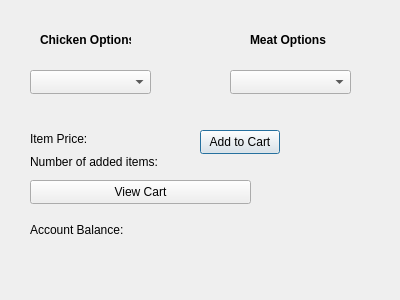
<?xml version="1.0" encoding="UTF-8"?>
<ui version="4.0">
 <class>SecondWindow</class>
 <widget class="QDialog" name="SecondWindow">
  <property name="geometry">
   <rect>
    <x>0</x>
    <y>0</y>
    <width>400</width>
    <height>300</height>
   </rect>
  </property>
  <property name="windowTitle">
   <string>Dialog</string>
  </property>
  <widget class="QComboBox" name="chickenBox">
   <property name="geometry">
    <rect>
     <x>30</x>
     <y>70</y>
     <width>121</width>
     <height>24</height>
    </rect>
   </property>
  </widget>
  <widget class="QLabel" name="label">
   <property name="geometry">
    <rect>
     <x>40</x>
     <y>30</y>
     <width>91</width>
     <height>20</height>
    </rect>
   </property>
   <property name="font">
    <font>
     <bold>true</bold>
    </font>
   </property>
   <property name="text">
    <string>Chicken Options</string>
   </property>
  </widget>
  <widget class="QComboBox" name="meatBox">
   <property name="geometry">
    <rect>
     <x>230</x>
     <y>70</y>
     <width>121</width>
     <height>24</height>
    </rect>
   </property>
  </widget>
  <widget class="QLabel" name="label_2">
   <property name="geometry">
    <rect>
     <x>250</x>
     <y>30</y>
     <width>81</width>
     <height>20</height>
    </rect>
   </property>
   <property name="font">
    <font>
     <bold>true</bold>
    </font>
   </property>
   <property name="text">
    <string>Meat Options</string>
   </property>
  </widget>
  <widget class="QPushButton" name="addToCartButton">
   <property name="geometry">
    <rect>
     <x>200</x>
     <y>130</y>
     <width>80</width>
     <height>24</height>
    </rect>
   </property>
   <property name="text">
    <string>Add to Cart</string>
   </property>
  </widget>
  <widget class="QPushButton" name="viewCartButton">
   <property name="geometry">
    <rect>
     <x>30</x>
     <y>180</y>
     <width>221</width>
     <height>24</height>
    </rect>
   </property>
   <property name="text">
    <string>View Cart</string>
   </property>
  </widget>
  <widget class="QLabel" name="accountBalanceLabel">
   <property name="geometry">
    <rect>
     <x>30</x>
     <y>220</y>
     <width>221</width>
     <height>20</height>
    </rect>
   </property>
   <property name="text">
    <string>Account Balance:</string>
   </property>
  </widget>
  <widget class="QWidget" name="layoutWidget">
   <property name="geometry">
    <rect>
     <x>30</x>
     <y>130</y>
     <width>161</width>
     <height>40</height>
    </rect>
   </property>
   <layout class="QVBoxLayout" name="verticalLayout">
    <item>
     <widget class="QLabel" name="itemPriceLabel">
      <property name="font">
       <font>
        <bold>false</bold>
       </font>
      </property>
      <property name="text">
       <string>Item Price:</string>
      </property>
     </widget>
    </item>
    <item>
     <widget class="QLabel" name="addedItemsCountLabel">
      <property name="font">
       <font>
        <bold>false</bold>
       </font>
      </property>
      <property name="text">
       <string>Number of added items:</string>
      </property>
     </widget>
    </item>
   </layout>
  </widget>
 </widget>
 <resources/>
 <connections/>
</ui>
